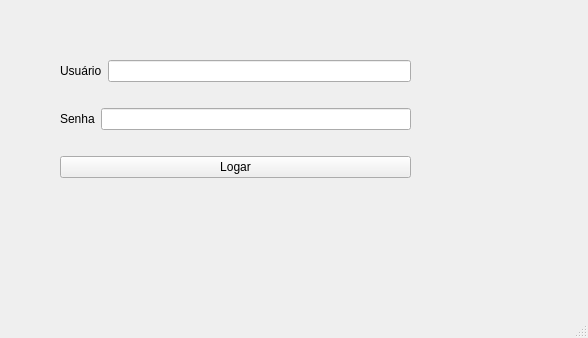
<?xml version="1.0" encoding="UTF-8"?>
<ui version="4.0">
 <class>MainWindow</class>
 <widget class="QMainWindow" name="MainWindow">
  <property name="geometry">
   <rect>
    <x>0</x>
    <y>0</y>
    <width>588</width>
    <height>338</height>
   </rect>
  </property>
  <property name="windowTitle">
   <string>MainWindow</string>
  </property>
  <widget class="QWidget" name="centralwidget">
   <widget class="QWidget" name="">
    <property name="geometry">
     <rect>
      <x>60</x>
      <y>40</y>
      <width>351</width>
      <height>161</height>
     </rect>
    </property>
    <layout class="QVBoxLayout" name="verticalLayout">
     <item>
      <layout class="QHBoxLayout" name="horizontalLayout">
       <item>
        <widget class="QLabel" name="label">
         <property name="text">
          <string>Usuário</string>
         </property>
        </widget>
       </item>
       <item>
        <widget class="QLineEdit" name="txt_user"/>
       </item>
      </layout>
     </item>
     <item>
      <layout class="QHBoxLayout" name="horizontalLayout_2">
       <item>
        <widget class="QLabel" name="label_2">
         <property name="text">
          <string>Senha</string>
         </property>
        </widget>
       </item>
       <item>
        <widget class="QLineEdit" name="txt_senha">
         <property name="echoMode">
          <enum>QLineEdit::Password</enum>
         </property>
        </widget>
       </item>
      </layout>
     </item>
     <item>
      <widget class="QPushButton" name="pushButton">
       <property name="text">
        <string>Logar</string>
       </property>
      </widget>
     </item>
    </layout>
   </widget>
  </widget>
  <widget class="QMenuBar" name="menubar">
   <property name="geometry">
    <rect>
     <x>0</x>
     <y>0</y>
     <width>588</width>
     <height>21</height>
    </rect>
   </property>
  </widget>
  <widget class="QStatusBar" name="statusbar"/>
 </widget>
 <resources/>
 <connections/>
</ui>
